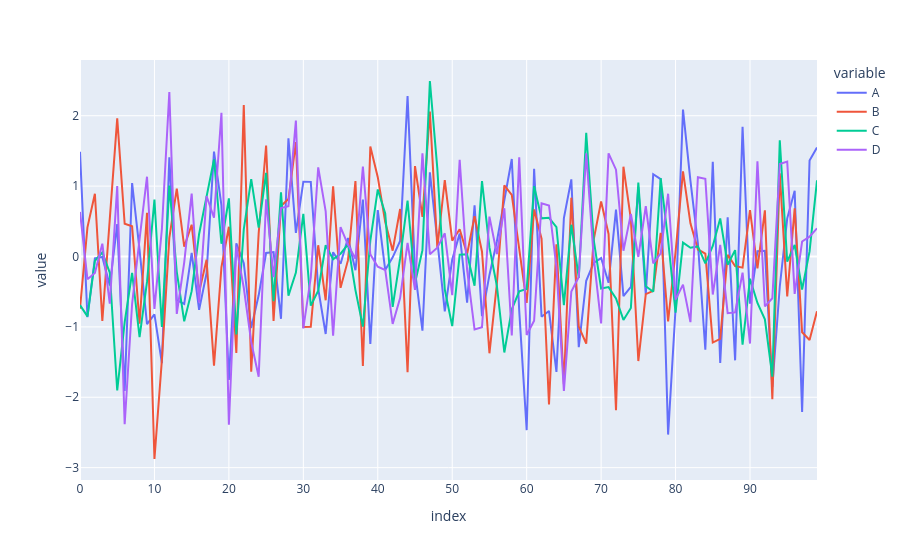

Notebook code for this chart:
### Code cell
fig = px.line(df) # The course is old and some things need to be updated in this case use ploty experss to get the interactive image to show. 
fig.show()
